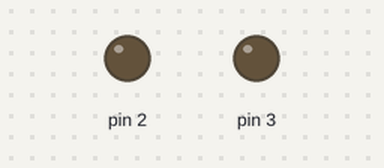
A sketch run on a simulated Arduino Uno, built with avr-gcc and run on an emulated ATmega328P. Parts: output pins drawn as LEDs (lit = HIGH).

Above: at 0.7 s.
At 3.5 s:
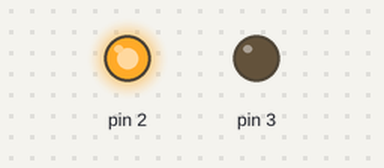
At 6.2 s:
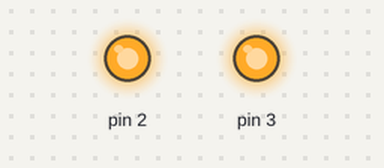
At 7.7 s:
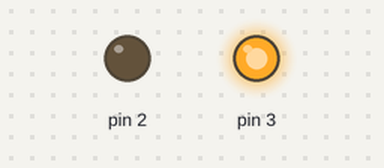
Timing chart, 0 to 9.1 s (numbered marks = the images above):
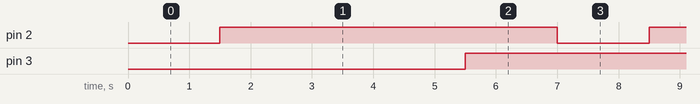

Measured:
- by itself, pin 2, pin 3: alternates HIGH for 5.5 s and LOW for 1.5 s

The sketch:

Anahtar.ino
```cpp
// C++ code
//
void setup()
{
  pinMode(2, OUTPUT);
  pinMode(3, OUTPUT);
}

void loop()
{
  digitalWrite(2, LOW);
  delay(1500); // Wait for 1500 millisecond(s)


  digitalWrite(2, HIGH);
  delay(2500); // Wait for 1000 millisecond(s)
  digitalWrite(3, LOW);
  delay(1500); // Wait for 8000 millisecond(s)
  digitalWrite(3, HIGH);
  delay(1500); // Wait for 2000 millisecond(s)
}
```
